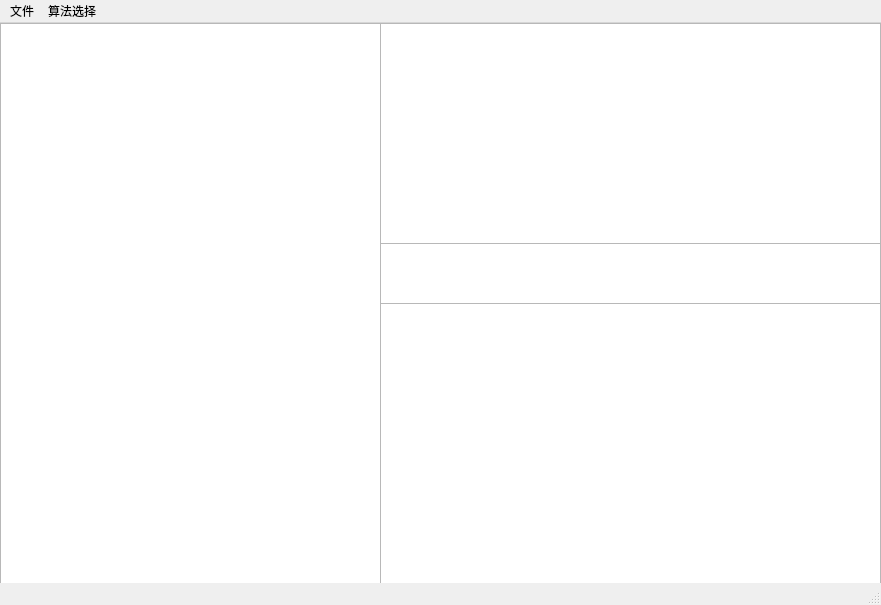
<?xml version="1.0" encoding="UTF-8"?>
<ui version="4.0">
 <class>MainWindow</class>
 <widget class="QMainWindow" name="MainWindow">
  <property name="geometry">
   <rect>
    <x>0</x>
    <y>0</y>
    <width>881</width>
    <height>605</height>
   </rect>
  </property>
  <property name="windowTitle">
   <string>MainWindow</string>
  </property>
  <widget class="QWidget" name="centralwidget">
   <widget class="QTextBrowser" name="textBrowser">
    <property name="geometry">
     <rect>
      <x>0</x>
      <y>0</y>
      <width>381</width>
      <height>581</height>
     </rect>
    </property>
   </widget>
   <widget class="QTextBrowser" name="textBrowser_2">
    <property name="geometry">
     <rect>
      <x>380</x>
      <y>0</y>
      <width>501</width>
      <height>221</height>
     </rect>
    </property>
   </widget>
   <widget class="QTextBrowser" name="textBrowser_3">
    <property name="geometry">
     <rect>
      <x>380</x>
      <y>280</y>
      <width>501</width>
      <height>301</height>
     </rect>
    </property>
   </widget>
   <widget class="QTextBrowser" name="textBrowser_4">
    <property name="geometry">
     <rect>
      <x>380</x>
      <y>220</y>
      <width>501</width>
      <height>61</height>
     </rect>
    </property>
   </widget>
  </widget>
  <widget class="QStatusBar" name="statusbar"/>
  <widget class="QMenuBar" name="menuBar">
   <property name="geometry">
    <rect>
     <x>0</x>
     <y>0</y>
     <width>881</width>
     <height>26</height>
    </rect>
   </property>
   <widget class="QMenu" name="menu">
    <property name="title">
     <string>文件</string>
    </property>
   </widget>
   <widget class="QMenu" name="menu_2">
    <property name="title">
     <string>算法选择</string>
    </property>
   </widget>
   <addaction name="menu"/>
   <addaction name="menu_2"/>
  </widget>
 </widget>
 <resources/>
 <connections/>
</ui>
